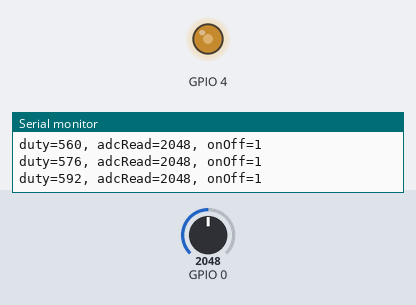
Recording of a program running on a simulated ESP32. Shown: output pins drawn as LEDs (lit = HIGH), the last lines printed to the serial monitor. The inputs (shaded band) are chosen by the test bench; at power-on: GPIO 0 = 2048.

Above: at 1.2 s.
1.3 s: GPIO 0 set to 134
At 2.5 s:
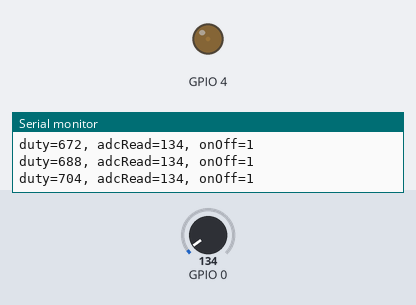
2.9 s: GPIO 0 set to 115
At 3.05 s:
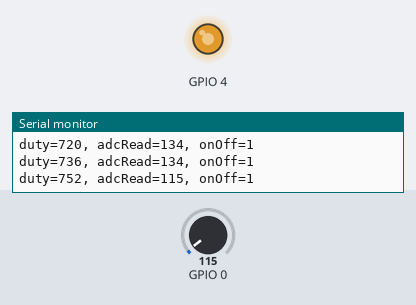
At 5.46 s:
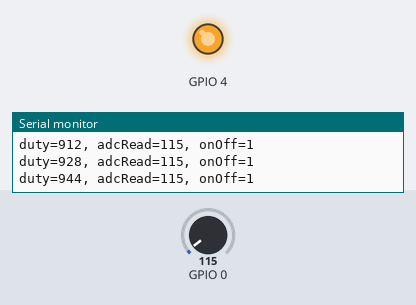
8.9 s: GPIO 0 set to 491
Timing chart, 0 to 11.9 s (numbered marks = the images above; inputs shaded):
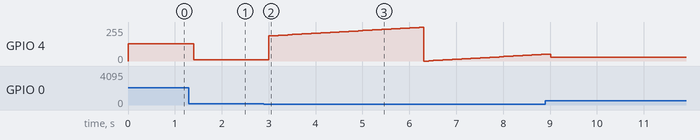

The program:

main.cpp
```cpp
#include <Arduino.h>

uint16_t duty;
uint16_t adcRead;
bool onOff;

void setup() {
    Serial.begin(115200);

    uint32_t rc_ledcSetup = ledcSetup(1, 10000, 10);
    Serial.printf("ledcSetup=%d\n", rc_ledcSetup);
    ledcAttachPin(4, 1);
    duty = 512;

    pinMode(0, INPUT_PULLUP);
    adcRead = 128;

    onOff = true;
}

void loop() {
    if (duty % 16 == 0) {
        adcRead = analogRead(0);
        Serial.printf("duty=%d, adcRead=%d, onOff=%d\n", duty, adcRead, onOff);
    };

    duty = (duty + 8) % 1024;

    if(adcRead < 128) {
        ledcWrite(1, duty);
    }
    else if (adcRead > 4096-128) {
        ledcWrite(1, (onOff ? 1023 : 0));
        onOff = !onOff;
    }
    else {
        ledcWrite(1, adcRead / 4);
    }

    delay(100);
}
```

Measured:
- the behaviour switches between 128 and 127 on GPIO 0 (found by bisection; images 1 and 2)
- after the input at 1.3 s, GPIO 4: 128/255 → 8/255 after 0.10 s
- after the input at 2.9 s, GPIO 4: 8/255 → 189/255 after 0.11 s, → 191/255 0.10 s later, → 193/255 0.10 s later, → 195/255 0.10 s later, … (59 changes in this stretch)
